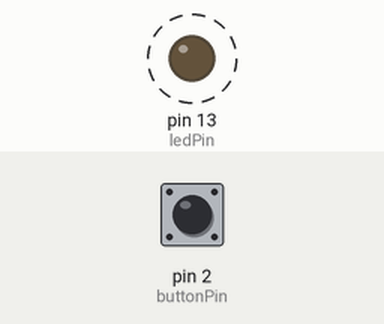
Recording of a sketch running on a simulated Arduino Uno, built with avr-gcc and run on an emulated ATmega328P. On the bench: output pins drawn as LEDs (lit = HIGH). Dashed ring = blinking. The test bench sets the inputs (shaded band); at power-on: pin 2 (buttonPin) HIGH. What the sketch prints to the serial monitor is not drawn.

Above: at 0.2 s.
Timing chart, 0 to 3.0 s (numbered marks = the images above):
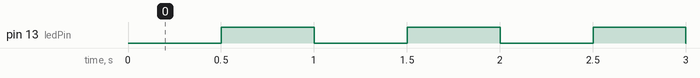

The sketch:

Stepper_Motor_Control_with_Flash_LED___Button.ino
```cpp
#include <Stepper.h>

// --- Motor Configuration ---
#define STEPS_PER_REV 200
const byte motorPin1 = 8;
const byte motorPin2 = 9;
const byte motorPin3 = 10;
const byte motorPin4 = 11;

Stepper stepperMotor(STEPS_PER_REV, motorPin1, motorPin2, motorPin3, motorPin4);

// --- Control Pins ---
const byte buttonPin = 2;
const byte ledPin = 13;

// --- State Variables ---
bool motorRunning = false;
bool lastButtonState = LOW;
unsigned long lastDebounceTime = 0;
const unsigned long debounceDelay = 50;

// --- Flash LED Timer ---
unsigned long lastFlashTime = 0;
const unsigned long flashInterval = 500;
bool ledState = LOW;

void setup() {
  pinMode(buttonPin, INPUT_PULLUP); // Uses internal pull-up resistor
  pinMode(ledPin, OUTPUT);

  stepperMotor.setSpeed(60); // RPM

  Serial.begin(9600);
  Serial.println("Stepper Motor Ready. Press button to start/stop.");
}

void loop() {
  handleButton();
  flashReadyLED();

  if (motorRunning) {
    stepperMotor.step(1); // Run slowly while ON
  }
}

// --- Button Handling with Debounce ---
void handleButton() {
  bool reading = digitalRead(buttonPin);

  if (reading != lastButtonState) {
    lastDebounceTime = millis();
  }

  if ((millis() - lastDebounceTime) > debounceDelay) {
    if (reading == LOW && lastButtonState == HIGH) { // Button press detected
      motorRunning = !motorRunning;
      Serial.print("Motor State: ");
      Serial.println(motorRunning ? "RUNNING" : "STOPPED");
    }
  }

  lastButtonState = reading;
}

// --- Flash LED when motor is stopped ---
void flashReadyLED() {
  if (!motorRunning) {
    if (millis() - lastFlashTime >= flashInterval) {
      ledState = !ledState;
      digitalWrite(ledPin, ledState);
      lastFlashTime = millis();
    }
  } else {
    digitalWrite(ledPin, HIGH); // Constant ON when motor running
  }
}
```

Measured:
- by itself, pin 13 (ledPin): alternates HIGH for 0.50 s and LOW for 0.50 s
